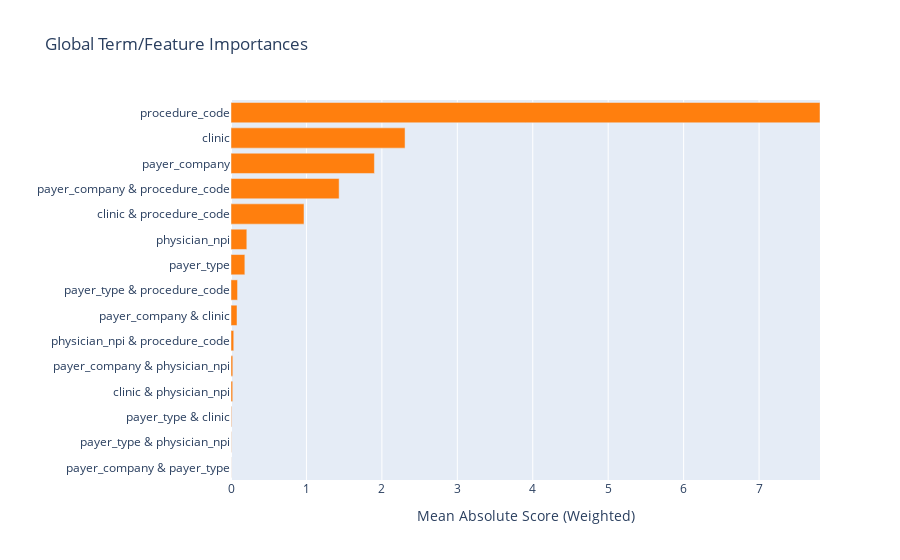

Here is the notebook cell this chart was saved with:
### Code cell
from interpret.glassbox import ExplainableBoostingRegressor
import pandas as pd

# 1) Target = expected benefit per claim
y = df['denial_flag'] * df['allowed_amt']
X = df[features]

# 2) Fit EBM
ebm = ExplainableBoostingRegressor(
    interactions=10,
    random_state=42
)
ebm.fit(X, y)

# 3) Global importances & plots
ebm_global = ebm.explain_global()
ebm_global.visualize()   # pops up plots of each feature’s effect

### Figure 1 — Plotly figure (JSON) as saved in the notebook; plotly's stock layout.template omitted (floating-point values rounded to 4 significant figures)
{"data": [{"marker": {"color": ["#ff7f0e", "#ff7f0e", "#ff7f0e", "#ff7f0e", "#ff7f0e", "#ff7f0e", "#ff7f0e", "#ff7f0e", "#ff7f0e", "#ff7f0e", "#ff7f0e", "#ff7f0e", "#ff7f0e", "#ff7f0e", "#ff7f0e"]}, "orientation": "h", "type": "bar", "x": [0.00126, 0.003588, 0.007951, 0.02282, 0.02382, 0.03636, 0.07977, 0.08669, 0.1836, 0.2097, 0.9676, 1.433, 1.901, 2.307, 7.807], "y": ["payer_company & payer_type", "payer_type & physician_npi", "payer_type & clinic", "clinic & physician_npi", "payer_company & physician_npi", "physician_npi & procedure_code", "payer_company & clinic", "payer_type & procedure_code", "payer_type", "physician_npi", "clinic & procedure_code", "payer_company & procedure_code", "payer_company", "clinic", "procedure_code"]}], "layout": {"title": {"text": "Global Term/Feature Importances"}, "xaxis": {"range": [0, 7.807], "title": {"text": "Mean Absolute Score (Weighted)"}}, "yaxis": {"automargin": true, "dtick": 1, "title": {"text": ""}}}}
